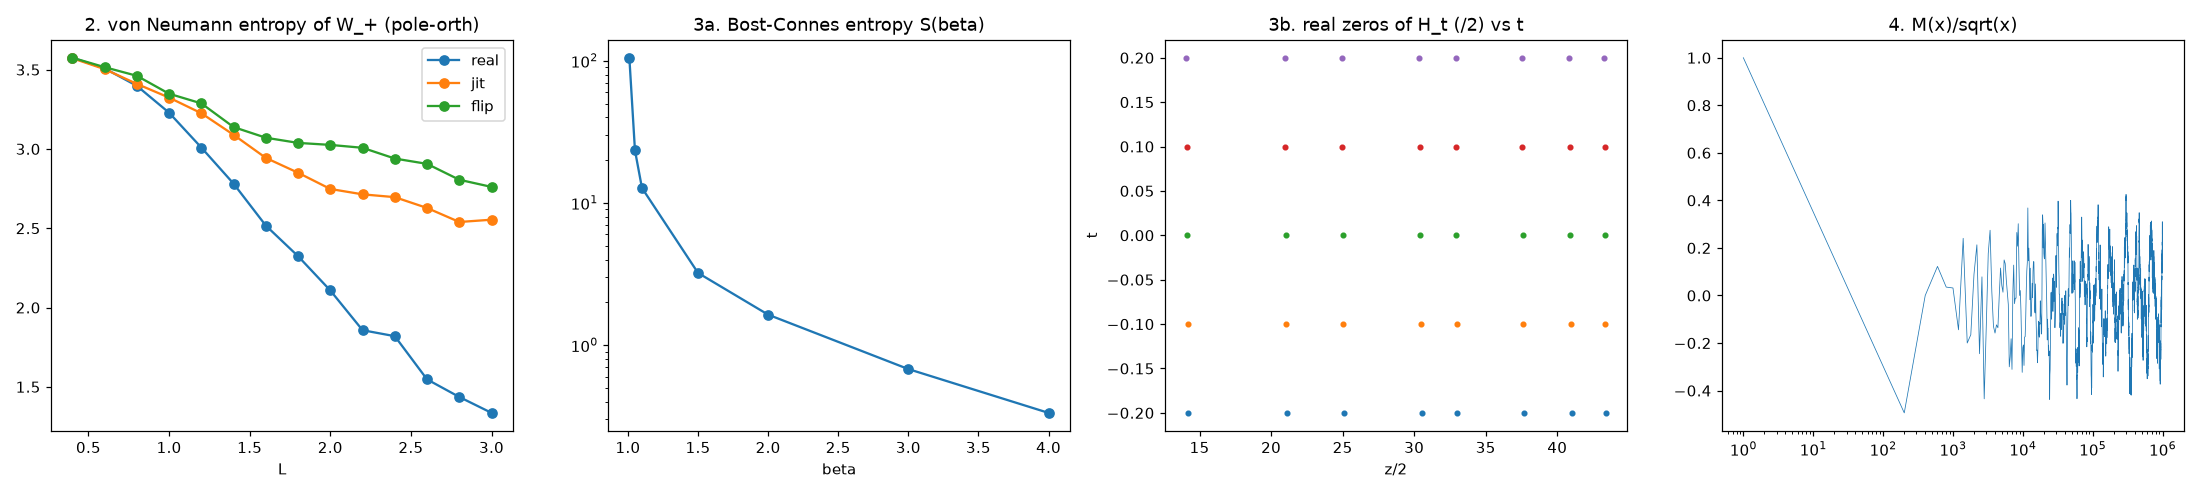

Write the Python code that produced this figure.
"""Entropy routes to Weil positivity. UNCERTIFIED float64 (mpmath for H_t).
Conventions: fhat(t)=int f e^{-itx}dx; densities p=|f|^2/||f||^2 on x, q=|fhat|^2/(2pi||f||^2) on t.
Hirschman-Beckner in this convention: H(p)+H(q) >= log(pi e) = 2.1447."""
import numpy as np, math, mpmath as mp
import matplotlib; matplotlib.use("Agg"); import matplotlib.pyplot as plt
import place_margin as pm, near_null_lib as nl
M=pm.M; out=[]; P=lambda *a: (out.append(" ".join(str(x) for x in a)), print(*a, flush=True))
G=np.load("/tmp/zeta_zeros_600.npy"); rng=np.random.default_rng(5); JIT={n:0.05*rng.normal() for n in range(2,len(pm.LAM))}
def form(L,jit=None,flip=()):
    arch,prim,a,b,_=pm.forms(L)
    if jit or flip:
        x=np.linspace(-L,L,4001); dx=x[1]-x[0]; B=pm.basis_vals(x,L); prim=np.zeros((M,M))
        for n in range(2,len(pm.LAM)):
            if pm.LAM[n]==0: continue
            y=math.log(n)+(jit.get(n,0) if jit else 0)
            if 0<y<2*L: C=B@pm.basis_vals(x-y,L).T*dx; prim+=(-1 if n in flip else 1)*pm.LAM[n]/math.sqrt(n)*(C+C.T)
    W=arch-prim; Q,_=np.linalg.qr(np.stack([a,b],1)); U=np.linalg.svd(np.eye(M)-Q@Q.T)[0][:,:M-2]
    return U.T@((W+W.T)/2)@U, U
def ent(c,L):
    x=np.linspace(-L,L,4001); f=c@pm.basis_vals(x,L); p=f**2; p/=p.sum()*(x[1]-x[0])
    Hx=-np.sum(p*np.log(p+1e-300))*(x[1]-x[0])
    t=np.linspace(-400,400,80001); F=np.abs(c@nl.fh(np.abs(t),L))**2; q=F/(F.sum()*(t[1]-t[0]))
    Ht=-np.sum(q*np.log(q+1e-300))*(t[1]-t[0])
    tz=np.concatenate([G,-G]); dip=np.zeros_like(t,bool)
    for g in tz[np.abs(tz)<400]: dip|=np.abs(t-g)<0.25
    return Hx,Ht,q[dip].sum()*(t[1]-t[0])
P("1. entropic uncertainty (bound log(pi e)=%.4f; support bound H(p)<=log 2L)"%math.log(math.pi*math.e))
P("  L  set    vec        H(p)    H(q)    sum    mass within 0.25 of a zero (dips cover %s of [0,400])")
cov={}
for L in (1.0,2.0):
    for lab,kw in (("real",{}),("jit",{"jit":JIT}),("flip",{"flip":(3,)})):
        Wu,U=form(L,**kw); ev,V=np.linalg.eigh(Wu)
        for nm,j in (("bottom",0),("mid",19),("top",-1)):
            Hx,Ht,dm=ent(U@V[:,j],L)
            P(" %.1f %-5s %-6s eig%+.1e  %.3f  %.3f  %.3f  %.4f"%(L,lab,nm,ev[j],Hx,Ht,Hx+Ht,dm))
nz=np.sum(G<400); P("  dip measure fraction of [0,400]: %.4f"%(nz*0.5/400))
P("\n2. von Neumann entropy S of rho=W_+/Tr W_+, negative-mass ratio Tr W_-/Tr|W|, effective rank e^S")
Ls=np.round(np.arange(0.4,3.01,0.2),2); S={k:[] for k in ("real","jit","flip")}; NEG={k:[] for k in S}
for L in Ls:
    for k,kw in (("real",{}),("jit",{"jit":JIT}),("flip",{"flip":(3,)})):
        ev=np.linalg.eigvalsh(form(L,**kw)[0]); pos=np.clip(ev,0,None); r=pos/pos.sum()
        S[k].append(-np.sum(r[r>0]*np.log(r[r>0]))); NEG[k].append(-ev[ev<0].sum()/np.abs(ev).sum())
    P(" L=%.1f  S real %.3f jit %.3f flip %.3f | neg-mass real %.1e jit %.3f flip %.3f"%(L,S["real"][-1],S["jit"][-1],S["flip"][-1],NEG["real"][-1],NEG["jit"][-1],NEG["flip"][-1]))
P("\n3a. Bost-Connes: Z=zeta(beta), E=<H>=-zeta'/zeta, S=log Z+beta E (natural units)")
BC=[]
for be in (1.01,1.05,1.1,1.5,2,3,4):
    Z=mp.zeta(be); E=-mp.zeta(be,derivative=1)/Z; Sb=mp.log(Z)+be*E; BC.append((be,float(Z),float(E),float(Sb)))
    P(" beta=%.2f  log Z=%.4f  E=%.4f  S=%.4f  F=-logZ/beta=%.4f"%(be,math.log(float(Z)),float(E),float(Sb),-math.log(float(Z))/be))
P("\n3b. de Bruijn-Newman: real zeros of H_t(z)=int_0^inf e^{t u^2} Phi(u) cos(zu) du; H_0 zeros = 2*gamma")
mp.mp.dps=30
def Phi(u): return mp.nsum(lambda n:(2*mp.pi**2*n**4*mp.e**(9*u)-3*mp.pi*n**2*mp.e**(5*u))*mp.e**(-mp.pi*n**2*mp.e**(4*u)),[1,mp.inf])
uu=np.linspace(0,1.2,2401); PH=np.array([float(Phi(u)) for u in uu]); du=uu[1]-uu[0]
def Ht(z,t): w=np.exp(t*uu**2)*PH; return np.sum(w*np.cos(z*uu))*du - 0.5*w[0]*du
def zeros(t,zmax=90):
    zs=np.arange(1,zmax,0.02); v=np.array([Ht(z,t) for z in zs]); r=[]
    for i in np.where(np.sign(v[:-1])!=np.sign(v[1:]))[0]:
        a,b=zs[i],zs[i+1]
        for _ in range(40):
            m=(a+b)/2
            if np.sign(Ht(m,t))==np.sign(Ht(a,t)): a=m
            else: b=m
        r.append((a+b)/2)
    return np.array(r)
DB={}
for t in (-0.2,-0.1,0.0,0.1,0.2):
    z=zeros(t); DB[t]=z; P(" t=%+.1f  #real zeros<90: %d  first: %s"%(t,len(z),np.round(z[:6]/2,4)))
P("  check H_0 zeros/2 vs gamma: max diff %.2e"%np.max(np.abs(DB[0.0][:6]/2-G[:6])))
d=(DB[0.1][:6]-DB[-0.1][:6])/0.2; P("  dz/dt (central diff) first 6:",np.round(d,3))
z0=DB[0.0]; zz=np.concatenate([z0,-z0])
pred=[2*sum(1/(z0[k]-w) for w in zz if w!=z0[k]) for k in range(6)]
P("  ODE dz_k/dt = 2 sum_{j!=k} 1/(z_k-z_j) (truncated to zeros<90, partial):",np.round(pred,3))
P("  near-null dim of zero-side form at L=2 using zeros of H_t/2 (<45) + G beyond:")
for t,z in DB.items():
    g=np.concatenate([z/2,G[G>z.max()/2]]); a,b=pm.forms(2.0)[2:4]; Q,_=np.linalg.qr(np.stack([a,b],1)); U=np.linalg.svd(np.eye(M)-Q@Q.T)[0][:,:M-2]
    e=np.linalg.eigvalsh(U.T@nl.zform(2.0,g)@U); P("   t=%+.1f  #<1e-6 %d"%(t,np.sum(e<1e-6)))
P("\n4. Liouville block entropy (bits) up to N=1e6 vs random +-1; Mertens max |M(x)|/sqrt x")
N=10**6; sp=np.arange(N+1); lam=np.ones(N+1,int); mu=np.ones(N+1,int); smallest=np.zeros(N+1,int)
for p in range(2,N+1):
    if smallest[p]==0: smallest[p::p][smallest[p::p]==0]=p
Om=np.zeros(N+1,int); sqf=np.ones(N+1,bool)
for n in range(2,N+1):
    p=smallest[n]; m=n//p; Om[n]=Om[m]+1; sqf[n]=sqf[m] and (m%p!=0)
lam=(-1)**Om; mu=np.where(sqf,lam,0); lam=lam[1:]; Mx=np.cumsum(mu[1:])
rnd=rng.choice([-1,1],size=N)
def bent(s,k):
    b=((s[:len(s)-k+1]>0).astype(int)); idx=np.zeros(len(b),int)
    for j in range(k): idx=idx*2+((s[j:len(s)-k+1+j])>0)
    c=np.bincount(idx,minlength=2**k)/len(idx); c=c[c>0]; return -np.sum(c*np.log2(c))
BE=[]
for k in (1,2,4,8,12):
    BE.append((k,bent(lam,k),bent(rnd,k))); P(" k=%2d  Liouville %.5f  random %.5f  max %d  deficit L %.2e R %.2e"%(k,BE[-1][1],BE[-1][2],k,k-BE[-1][1],k-BE[-1][2]))
xs=np.arange(1,N+1); P(" max |M(x)|/sqrt x on [1e3,1e6]: %.3f"%np.max(np.abs(Mx[999:])/np.sqrt(xs[999:])))
fig,ax=plt.subplots(1,4,figsize=(20,4.5))
for k in S: ax[0].plot(Ls,S[k],'o-',label=k)
ax[0].set_title("2. von Neumann entropy of W_+ (pole-orth)"); ax[0].set_xlabel("L"); ax[0].legend()
ax[1].plot([b[0] for b in BC],[b[3] for b in BC],'o-'); ax[1].set_title("3a. Bost-Connes entropy S(beta)"); ax[1].set_xlabel("beta"); ax[1].set_yscale('log')
for t,z in DB.items(): ax[2].plot(z[:12]/2,[t]*min(12,len(z)),'o',ms=3)
ax[2].set_title("3b. real zeros of H_t (/2) vs t"); ax[2].set_xlabel("z/2"); ax[2].set_ylabel("t")
ax[3].plot(xs[::200],Mx[::200]/np.sqrt(xs[::200]),lw=.5); ax[3].set_title("4. M(x)/sqrt(x)"); ax[3].set_xscale('log')
plt.tight_layout(); plt.savefig("entropy.png",dpi=110); plt.savefig("/workspace/entropy.png",dpi=110)
open("entropy_results.txt","w").write("\n".join(out)+"\n")
